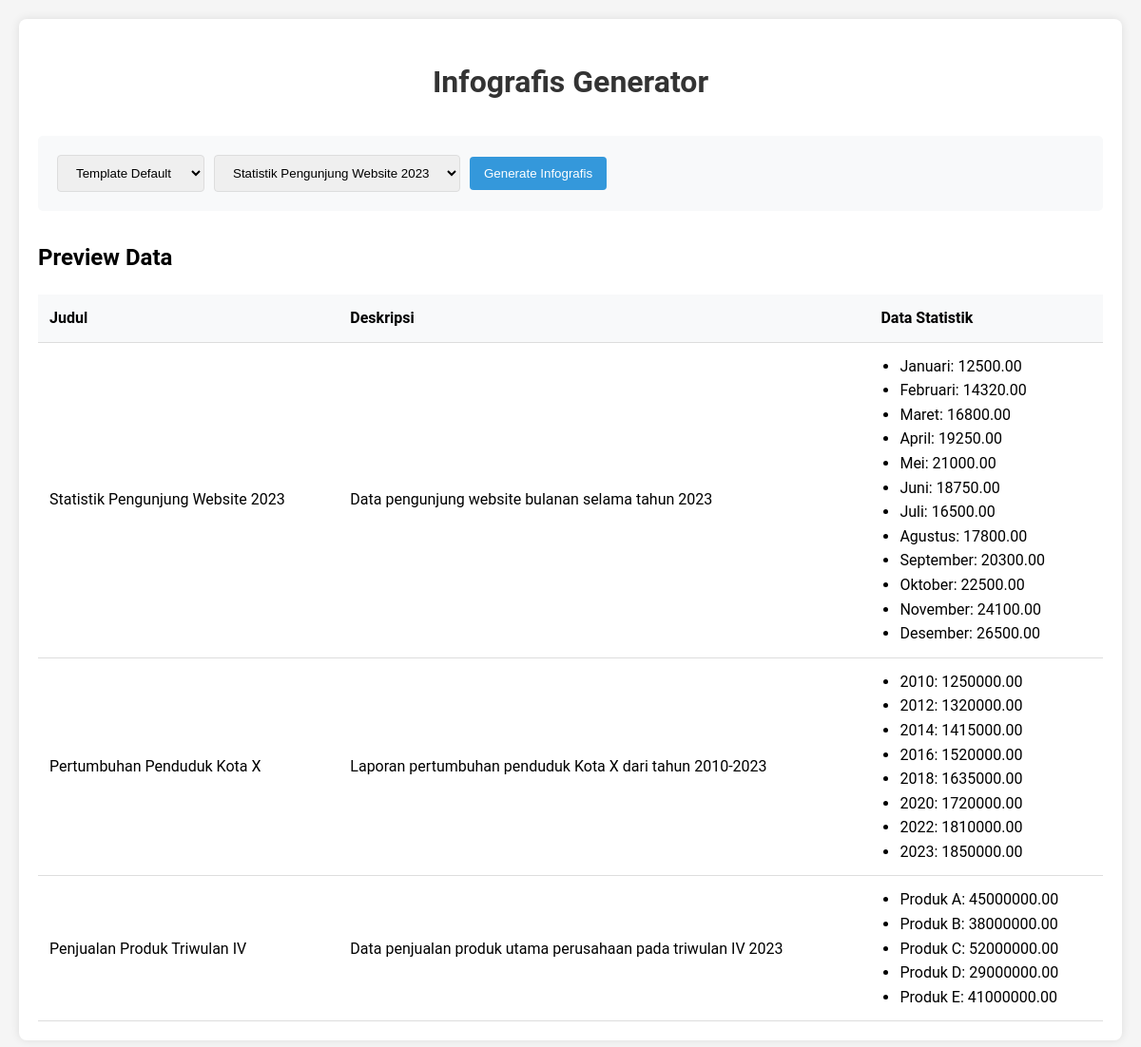
The page / on the database its author committed.
### tables this page shows
CREATE TABLE IF NOT EXISTS infografis (
    id INT AUTO_INCREMENT PRIMARY KEY,
    judul VARCHAR(255) NOT NULL,
    deskripsi TEXT,
    tanggal_pembuatan DATETIME DEFAULT CURRENT_TIMESTAMP,
    warna_latar VARCHAR(20) DEFAULT '#ffffff',
    warna_teks VARCHAR(20) DEFAULT '#000000',
    template VARCHAR(50) DEFAULT 'default'
);

CREATE TABLE IF NOT EXISTS statistik (
    id INT AUTO_INCREMENT PRIMARY KEY,
    infografis_id INT NOT NULL,
    label VARCHAR(100) NOT NULL,
    nilai DECIMAL(10,2) NOT NULL,
    warna VARCHAR(20),
    urutan INT DEFAULT 0,
    FOREIGN KEY (infografis_id) REFERENCES infografis(id) ON DELETE CASCADE
);

### config/database.php (called while the page is built, shortened)
<?php
$conn = new mysqli(DB_HOST, DB_USER, DB_PASS, DB_NAME);
function getData($table, $condition = '') {
    global $conn;
    $sql = "SELECT * FROM $table";
    if (!empty($condition)) {
        $sql .= " WHERE $condition";
    }
    $result = $conn->query($sql);
    return $result->fetch_all(MYSQLI_ASSOC);
}
?>

### index.php (the view, shortened to what this page needs)
<?php
require_once 'config/database.php';
$infografisData = getData('infografis');
$statistik = getData('statistik', 'infografis_id = 1');
?>
<!DOCTYPE html>
<html lang="id">
<head>
    <link rel="stylesheet" href="style.css">
</head>
<body>
    <div class="container">
        <h1>Infografis Generator</h1>
        <div class="controls">
            <form action="generate.php" method="post">
                <select name="template">
                    <option value="default">Template Default</option>
                </select>
                <select name="infografis_id">
                    <?php foreach ($infografisData as $item): ?>
                    <option value="<?= $item['id'] ?>"><?= $item['judul'] ?></option>
                    <?php endforeach; ?>
                </select>
                <button type="submit">Generate Infografis</button>
            </form>
        </div>
        <div class="preview">
            <h2>Preview Data</h2>
            <table>
                <tr>
                    <th>Judul</th>
                    <th>Deskripsi</th>
                    <th>Data Statistik</th>
                </tr>
                <?php foreach ($infografisData as $item): ?>
                <tr>
                    <td><?= $item['judul'] ?></td>
                    <td><?= $item['deskripsi'] ?></td>
                    <td>
                        <ul>
                            <?php
                            $stats = getData('statistik', 'infografis_id = ' . $item['id']);
                            foreach ($stats as $stat):
                            ?>
                            <li><?= $stat['label'] ?>: <?= $stat['nilai'] ?></li>
                            <?php endforeach; ?>
                        </ul>
                    </td>
                </tr>
                <?php endforeach; ?>
            </table>
        </div>
    </div>
</body>
</html>

### style.css (style rules this page uses)
body { font-family: 'Roboto', sans-serif; line-height: 1.6; margin: 0; padding: 20px; background-color: #f5f5f5; }
.container { max-width: 1200px; margin: 0 auto; background: #fff; padding: 20px; border-radius: 8px; box-shadow: 0 0 10px rgba(0,0,0,0.1); }
h1 { color: #333; text-align: center; margin-bottom: 30px; }
.controls { background: #f8f9fa; padding: 20px; border-radius: 5px; margin-bottom: 30px; }
.controls form { display: flex; gap: 10px; flex-wrap: wrap; align-items: center; }
.controls select, .controls button { padding: 10px 15px; border-radius: 4px; border: 1px solid #ddd; }
.controls button { background: #3498db; color: white; border: none; cursor: pointer; transition: background 0.3s; }
.preview { margin-top: 30px; }
table { width: 100%; border-collapse: collapse; margin-top: 20px; }
th, td { padding: 12px; text-align: left; border-bottom: 1px solid #ddd; }
th { background-color: #f8f9fa; }
ul { margin: 0; padding-left: 20px; }

### rows shown on the page
infografis: judul "Statistik Pengunjung Website 2023", deskripsi "Data pengunjung website bulanan selama tahun 2023"
statistik: label "Januari", nilai "12500.00"
statistik: label "Februari", nilai "14320.00"
statistik: label "Maret", nilai "16800.00"
statistik: label "April", nilai "19250.00"
statistik: label "Mei", nilai "21000.00"
statistik: label "Juni", nilai "18750.00"
statistik: label "Juli", nilai "16500.00"
statistik: label "Agustus", nilai "17800.00"
statistik: label "September", nilai "20300.00"
statistik: label "Oktober", nilai "22500.00"
statistik: label "November", nilai "24100.00"
statistik: label "Desember", nilai "26500.00"
infografis: judul "Pertumbuhan Penduduk Kota X", deskripsi "Laporan pertumbuhan penduduk Kota X dari tahun 2010-2023"
statistik: label "2010", nilai "1250000.00"
statistik: label "2012", nilai "1320000.00"
statistik: label "2014", nilai "1415000.00"
statistik: label "2016", nilai "1520000.00"
statistik: label "2018", nilai "1635000.00"
statistik: label "2020", nilai "1720000.00"
statistik: label "2022", nilai "1810000.00"
statistik: label "2023", nilai "1850000.00"
infografis: judul "Penjualan Produk Triwulan IV", deskripsi "Data penjualan produk utama perusahaan pada triwulan IV 2023"
statistik: label "Produk A", nilai "45000000.00"
statistik: label "Produk B", nilai "38000000.00"
statistik: label "Produk C", nilai "52000000.00"
statistik: label "Produk D", nilai "29000000.00"
statistik: label "Produk E", nilai "41000000.00"

### other values the page prints
form field infografis_id "Statistik Pengunjung Website 2023"
